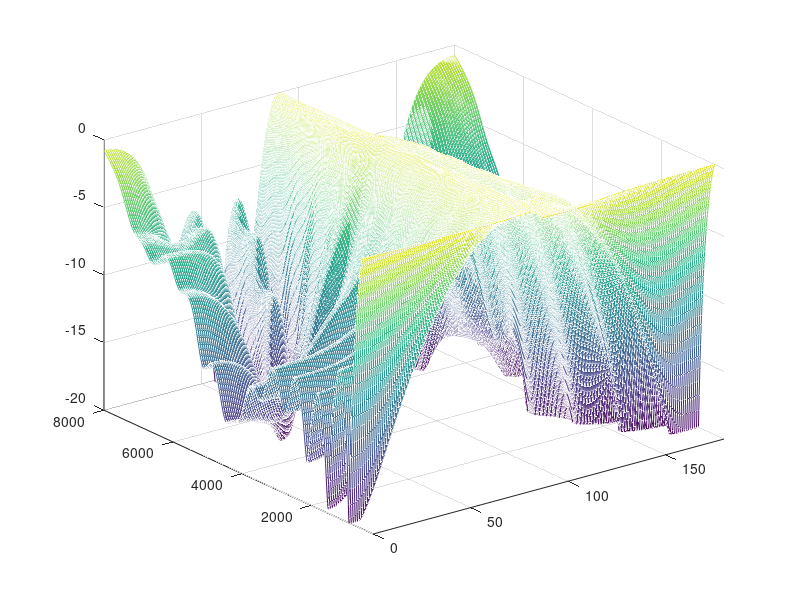
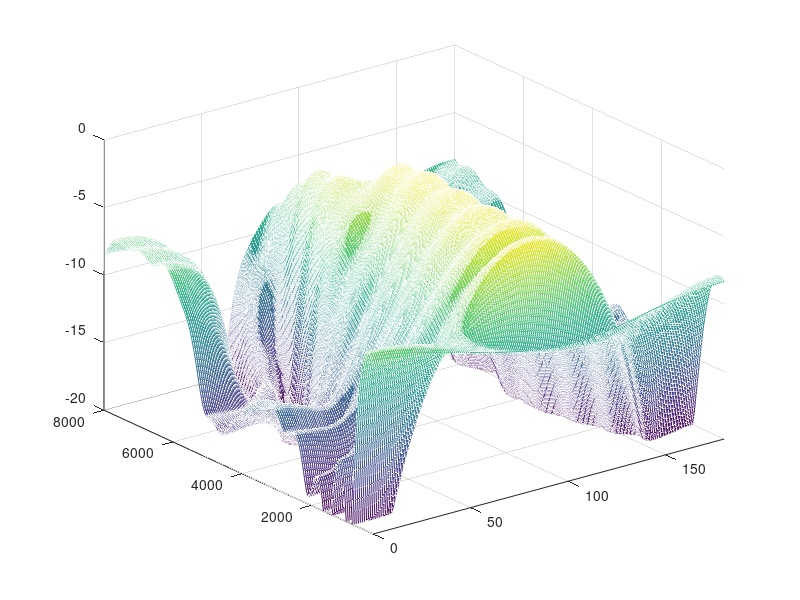

MATLAB code for these plots, in order:
%This program is designed to form broadband beam using LS method
%Using ULA


clear all;
N=4;                      %the number of the sensors
L=20;                     %the number of reference filter laps
d0=0.04;                   %the spacing the array 
c=340;                    %the speed of sound
f_l=200;                  %the lowest frequency
f_u=8000;                 %the highest frequency
step1=10;
f=[f_l:step1:f_u];           %the signal frequency band
fs=2*f_u;                 %the sampling frequency
Ts=1/fs;                  %the sampling period
omega=2*pi*f/fs;             %the signal anglular frequency
lambda_u=c/f_u;           %the wavelength of the highest frequency
p=zeros(1,N);             %the position of each sensor
step2=180;
theta=[0:pi/step2:pi];    %the angle
thetaT=pi/2;              %the steered signal angle
%d2lambda=;                %d to lambda
Theta_p1=70/180*pi;
Theta_p2=110/180*pi;
%Omega_p=
Theta_s1=pi/3;
Theta_s2=2*pi/3;
%Omega_s=
alpha=1;

for(l=1:L)
    e(l,:)=exp(-j*(l-1)*omega);
end

for(n=1:N)
    d(n)=d0*(n-1);
    tau(n,:)=d(n)*cos(theta)*fs/c;
end




%compute Q_e and a
M=L*N;
 step3=1000;
 theta=[Theta_p1:pi/step3:Theta_p2];
 theta1=[0:pi/step3:Theta_s1];
 theta2=[Theta_s2:pi/step3:pi];
for(p=1:M)
    disp(p);
    k=mod(p-1,L);
    n=floor((p-1)/L)+1;
    a=k;
    b=d(n)*fs/c;
    gamma=0;
%      syms theta;
%       omega1=omega((f_u-f_l)/step1+1);
%       omega2=omega(1);
%      g1=subs('omega1*sinc(omega((f_u-f_l)/step1+1)*(a+b*cos(theta))/pi)');
%      f1=inline(g1);
%      g2=subs('omega2*sinc(omega(1)*(a+b*cos(theta))/pi)');
%      f2=inline(g2);
%      A(p)=quad(f1,Theta_p1,Theta_p2)-quad(f2,Theta_p1,Theta_p2);
%       f=inline(''omega1*sinc(omega1*(a+b*cos(theta))/pi)'');
%       A(p)=quad(f,Theta_p1,Theta_p2,omega1,a,b);
    A1(p)=trapz(theta,omega((f_u-f_l)/step1+1)*sinc(omega((f_u-f_l)/step1+1)*(a+b*cos(theta))/pi))...
         -trapz(theta,omega(1)*sinc(omega(1)*(a+b*cos(theta))/pi));
    if b==0
        if a==0
            A(p)=cos(gamma)*(Theta_p2-Theta_p1)*(omega((f_u-f_l)/step1+1)-omega(1));
        else
            A(p)=(sin(omega((f_u-f_l)/step1+1)*a+gamma)-sin(omega(1)*a+gamma))/a*(Theta_p2-Theta_p1);
        end
    elseif abs(b)>abs(a)
        thetan=acos(-a/b);
        if thetan>=Theta_p1 & thetan<=Theta_p2
            A(p)=trapz(theta,(sin(omega((f_u-f_l)/step1+1)*(a+b*cos(theta)))*b*sqrt(1-a^2/b^2)...
                .*(theta-thetan)+sin(gamma)*(a+b*cos(theta)))...
                 ./((a+b*cos(theta))*b*sqrt(1-a^2/b^2).*(theta-thetan)))...
                 -trapz(theta,(sin(omega(1)*(a+b*cos(theta)))*b*sqrt(1-a^2/b^2)...
                 .*(theta-thetan)+sin(gamma)*(a+b*cos(theta)))...
                 ./((a+b*cos(theta))*b*sqrt(1-a^2/b^2).*(theta-thetan)));
        else
            A(p)=trapz(theta,sin(omega((f_u-f_l)/step1+1)*(a+b*cos(theta)))./(a+b*cos(theta)))...
                -trapz(theta,sin(omega(1)*(a+b*cos(theta)))./(a+b*cos(theta)));
        end
    else
        A(p)=trapz(theta,sin(omega((f_u-f_l)/step1+1)*(a+b*cos(theta)))./(a+b*cos(theta)))...
             -trapz(theta,sin(omega(1)*(a+b*cos(theta)))./(a+b*cos(theta)));
    end
 
    for(q=1:M)
        %disp(q);
        l=mod(q-1,L);
        m=floor((q-1)/L)+1;
        a=k-l;
        b=(d(n)-d(m))*fs/c;
        gamma=0;
%         syms theta1 theta2;
%         g1=subs('sinc(omega((f_u-f_l)/step1+1)*(a+b*cos(theta))/pi)');
%         f1=inline('g1');
%         g2=subs('sinc(omega(1)*(a+b*cos(theta))/pi)');
%         f2=inline('g2');
%         Q_ep(p,q)=quad(f1,Theta_p1,Theta_p2)-quad(f2,Theta_p1,Theta_p2);
%         g3=subs('sinc(omega((f_u-f_l)/step1+1)*(a+b*cos(theta1))/pi)');
%         f3=inline('g3');
%         g4=subs('sinc(omega(1)*(a+b*cos(theta1))/pi)');
%         f4=inline('g4');
%         g5=subs('sinc(omega((f_u-f_l)/step1+1)*(a+b*cos(theta2))/pi)');
%         f5=inline('g5');
%         g6=subs('sinc(omega(1)*(a+b*cos(theta2))/pi)');
%         f6=inline('g6');
%         Q_es(p,q)=quad(f3,0,Theta_s1)-quad(f4,0,Theta_s1)+quad(f5,Theta_s2,pi)-quad(f6,Theta_s2,0); 
        Q_ep1(p,q)=trapz(theta,omega((f_u-f_l)/step1+1)*sinc(omega((f_u-f_l)/step1+1)*(a+b*cos(theta))/pi))...
                 -trapz(theta,omega(1)*sinc(omega(1)*(a+b*cos(theta))/pi));
        Q_es1(p,q)=trapz(theta1,omega((f_u-f_l)/step1+1)*sinc(omega((f_u-f_l)/step1+1)*(a+b*cos(theta1))/pi))...
                 -trapz(theta1,omega(1)*sinc(omega(1)*(a+b*cos(theta1))/pi))...
                 +trapz(theta2,omega((f_u-f_l)/step1+1)*sinc(omega((f_u-f_l)/step1+1)*(a+b*cos(theta2))/pi))...
                 -trapz(theta2,omega(1)*sinc(omega(1)*(a+b*cos(theta2))/pi)); 
        if b==0
            if a==0
                Q_ep(p,q)=cos(gamma)*(Theta_p2-Theta_p1)*(omega((f_u-f_l)/step1+1)-omega(1));
                Q_es(p,q)=cos(gamma)*(Theta_s1+pi-Theta_s2)*(omega((f_u-f_l)/step1+1)-omega(1));
            else
                Q_ep(p,q)=(sin(omega((f_u-f_l)/step1+1)*a+gamma)-sin(omega(1)*a+gamma))/a*(Theta_p2-Theta_p1);
                Q_es(p,q)=(sin(omega((f_u-f_l)/step1+1)*a+gamma)-sin(omega(1)*a+gamma))/a*(Theta_s1+pi-Theta_s2);
            end
        elseif abs(b)>abs(a)
            thetan=acos(-a/b);
            if thetan>=Theta_p1 & thetan<=Theta_p2
                Q_ep(p,q)=trapz(theta,(sin(omega((f_u-f_l)/step1+1)*(a+b*cos(theta)))*b*sqrt(1-a^2/b^2)...
                        .*(theta-thetan)+sin(gamma)*(a+b*cos(theta)))...
                        ./((a+b*cos(theta))*b*sqrt(1-a^2/b^2).*(theta-thetan)))...
                        -trapz(theta,(sin(omega(1)*(a+b*cos(theta)))*b*sqrt(1-a^2/b^2)...
                        .*(theta-thetan)+sin(gamma)*(a+b*cos(theta)))...
                        ./((a+b*cos(theta))*b*sqrt(1-a^2/b^2).*(theta-thetan)));
                Q_es(p,q)=trapz(theta1,sin(omega((f_u-f_l)/step1+1)*(a+b*cos(theta1)))./(a+b*cos(theta1)))...
                          -trapz(theta1,sin(omega(1)*(a+b*cos(theta1)))./(a+b*cos(theta1)))...
                          +trapz(theta2,sin(omega((f_u-f_l)/step1+1)*(a+b*cos(theta2)))./(a+b*cos(theta2)))...
                          -trapz(theta2,sin(omega(1)*(a+b*cos(theta2)))./(a+b*cos(theta2)));       
             elseif thetan<=Theta_s1 | thetan>=Theta_s2
                Q_ep(p,q)=trapz(theta,sin(omega((f_u-f_l)/step1+1)*(a+b*cos(theta)))./(a+b*cos(theta)))...
                          -trapz(theta,sin(omega(1)*(a+b*cos(theta)))./(a+b*cos(theta))); 
                Q_es(p,q)=trapz(theta1,(sin(omega((f_u-f_l)/step1+1)*(a+b*cos(theta1)))*b*sqrt(1-a^2/b^2).*(theta1-thetan)+sin(gamma)*(a+b*cos(theta1)))...
                          ./((a+b*cos(theta1))*b*sqrt(1-a^2/b^2).*(theta1-thetan)))...
                        -trapz(theta1,(sin(omega(1)*(a+b*cos(theta1)))*b*sqrt(1-a^2/b^2).*(theta1-thetan)+sin(gamma)*(a+b*cos(theta1)))...
                        ./((a+b*cos(theta1))*b*sqrt(1-a^2/b^2).*(theta1-thetan)))...
                        +trapz(theta2,(sin(omega((f_u-f_l)/step1+1)*(a+b*cos(theta2)))*b*sqrt(1-a^2/b^2)...
                        .*(theta2-thetan)+sin(gamma)*(a+b*cos(theta2)))./((a+b*cos(theta2))*b*sqrt(1-a^2/b^2).*(theta2-thetan)))...
                        -trapz(theta2,(sin(omega(1)*(a+b*cos(theta2)))*b*sqrt(1-a^2/b^2).*(theta2-thetan)+sin(gamma)*(a+b*cos(theta2)))...
                        ./((a+b*cos(theta2))*b*sqrt(1-a^2/b^2).*(theta2-thetan)));
            end
            Q_ep(p,q)=trapz(theta,sin(omega((f_u-f_l)/step1+1)*(a+b*cos(theta)))./(a+b*cos(theta)))...
                      -trapz(theta,sin(omega(1)*(a+b*cos(theta)))./(a+b*cos(theta)));
            Q_es(p,q)=trapz(theta1,sin(omega((f_u-f_l)/step1+1)*(a+b*cos(theta1)))./(a+b*cos(theta1)))...
                      -trapz(theta1,sin(omega(1)*(a+b*cos(theta1)))./(a+b*cos(theta1)))...
                      +trapz(theta2,sin(omega((f_u-f_l)/step1+1)*(a+b*cos(theta2)))./(a+b*cos(theta2)))...
                      -trapz(theta2,sin(omega(1)*(a+b*cos(theta2)))./(a+b*cos(theta2))); 
        else
            Q_ep(p,q)=trapz(theta,sin(omega((f_u-f_l)/step1+1)*(a+b*cos(theta)))./(a+b*cos(theta)))...
                      -trapz(theta,sin(omega(1)*(a+b*cos(theta)))./(a+b*cos(theta)));
            Q_es(p,q)=trapz(theta1,sin(omega((f_u-f_l)/step1+1)*(a+b*cos(theta1)))./(a+b*cos(theta1)))...
                      -trapz(theta1,sin(omega(1)*(a+b*cos(theta1)))./(a+b*cos(theta1)))...
                      +trapz(theta2,sin(omega((f_u-f_l)/step1+1)*(a+b*cos(theta2)))./(a+b*cos(theta2)))...
                      -trapz(theta2,sin(omega(1)*(a+b*cos(theta2)))./(a+b*cos(theta2)));    
       end
    end
end
for n=1:N
    C(:,n*L-L+1:n*L)=eye(L);
end
b=zeros(L,1);
b(1)=1;
Q_LS=Q_ep+alpha*Q_es;%+alpha*Q_e;
% Q_LS1=Q_ep1+alpha*Q_es1+eye(M,M);
w=inv(Q_LS)*C'*inv(C*inv(Q_LS)*C')*(b-C*inv(Q_LS)*A')+inv(Q_LS)*A';
%w=inv((Q_LS+Q_LS')/2)*A';
w1=inv((Q_LS+Q_LS')/2)*A1';

JLS=0;
for(k=1:(f_u-f_l)/step1+1)%omega
    %disp(k);
    for(i=1:step2+1)%theta
        %disp(i);
        for(n=1:N)
            v(n*L-L+1:n*L,i)=e(:,k)*exp(-j*omega(k)*tau(n,i));                       %the array manifold
        end
        B(k,i)=w'*v(:,i);
        B1(k,i)=w1'*v(:,i);
        if abs(B(k,i))<0.1
            B(k,i)=0.1;
        end
        if abs(B1(k,i))<0.1
            B1(k,i)=0.1;
        end
        if i>=71 & i<=111
            JLS=JLS+abs(B(k ,i)-1)^2;
        else
            JLS=JLS+alpha*abs(B(k,i))^2;
        end
    end
end

theta=[0:180];
[theta,f]=meshgrid(theta,f);

figure(1);
mesh(theta,f,20*log10(abs(B)));
axis([0,180,f_l,f_u,-20,0]);
% plot(theta,20*log10(abs(B_d)));
% polardb(abs(B(1,:)));
figure(2);
mesh(theta,f,20*log10(abs(B1)));

axis([0,180,f_l,f_u,-20,0]);
% mesh(theta,d2lambda,B_amp);
% theta=theta*pi/180;
% figure(3);
% polardb(theta(1,:),20*log10(abs(B(151,:))),-40,'b');
% figure(4);
% polardb(theta(1,:),20*log10(abs(B(141,:))),-40,'b');
% figure(5);
% polardb(theta(1,:),20*log10(abs(B(131,:))),-40,'b');
% figure(6);
% polardb(theta(1,:),20*log10(abs(B(121,:))),-40,'b');
% figure(7);
% polardb(theta(1,:),20*log10(abs(B(111,:))),-40,'b');
% figure(8);
% polardb(theta(1,:),20*log10(abs(B(101,:))),-40,'b');
% figure(9);
% polardb(theta(1,:),20*log10(abs(B(91,:))),-40,'b');
% figure(10);
% polardb(theta(1,:),20*log10(abs(B(81,:))),-40,'b');